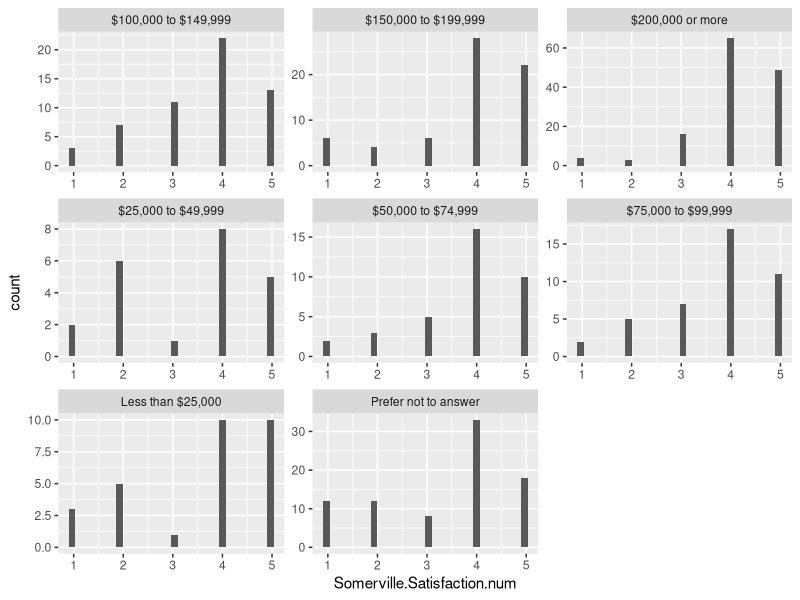
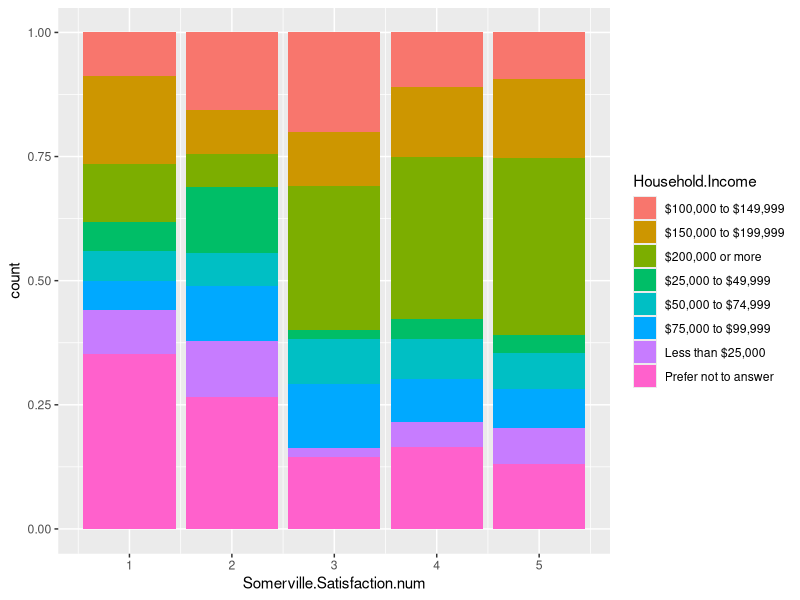
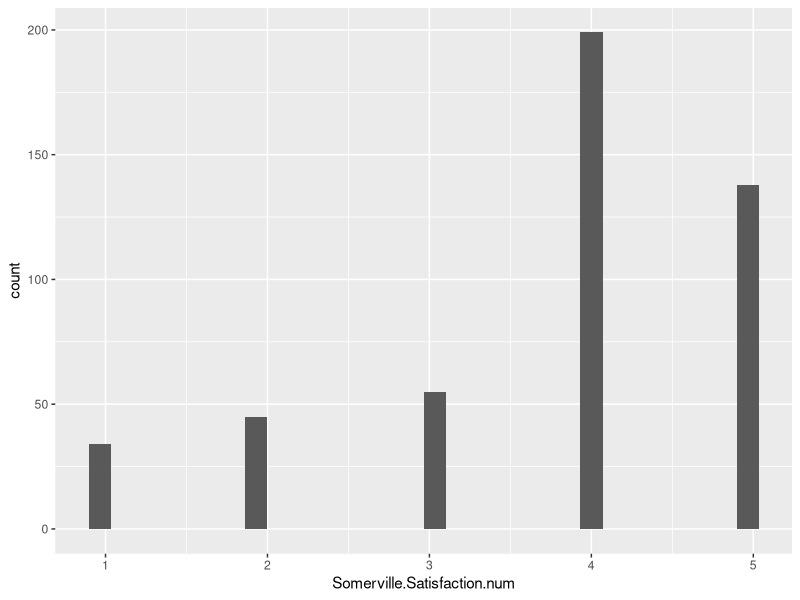
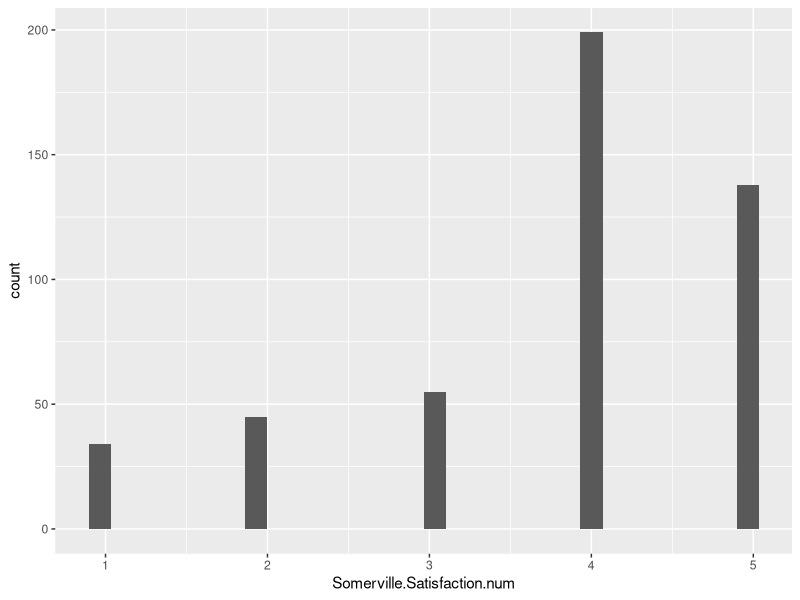
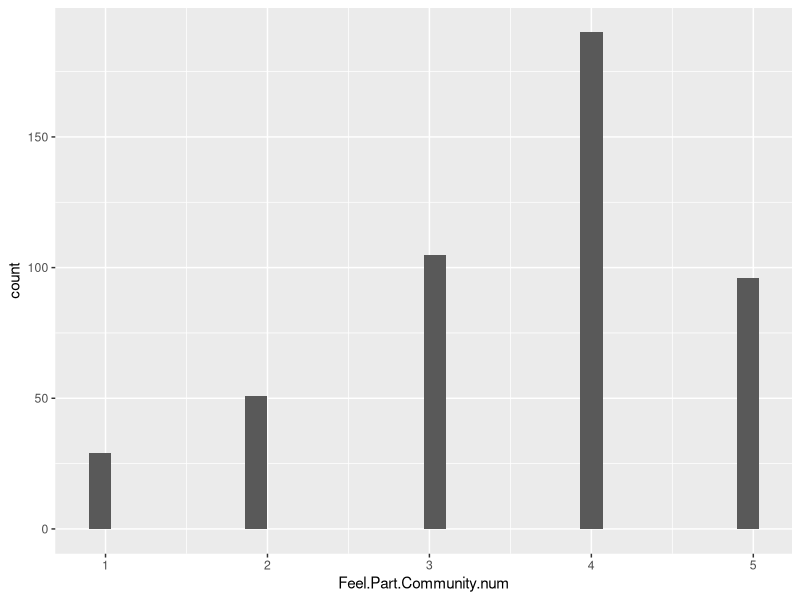

These charts were generated, in order, by the following R code:
## ---- chunk 1
library(tidyverse)
library(ggplot2)
library(knitr)
## ---- chunk 2
# the refined comes from the data tidying that was previously done, if you run the code you'll get the new csv on your computer
Somerville_data <- read.csv("refined_somerville.csv")
View(Somerville_data)
## ---- chunk 3
# I think we need to decide if we want to do happiness or satisfaction because in the data cleaning, we took out happiness and only left in satisfaction. 
Somerville_data |> filter(Year == 2025) |>
  ggplot(aes(x = Somerville.Satisfaction.num)) + facet_wrap(vars(Household.Income), scales = "free") + geom_histogram()
## ---- chunk 4
Somerville_data |> filter(Year == 2025) |>
  ggplot(aes(x = Somerville.Satisfaction.num, fill = Household.Income)) + geom_bar(position = "fill")
## ---- chunk 5
# we also don't have some of these variables
Somerville_data |> 
  select(ID, Gender, Age, Race.Ethnicity) |>
  kable()
## ---- chunk 6
#seeing total number of participants
Somerville_data |>
  summarize(count = n()) |>
  kable()
## ---- chunk 7
#just seeing number of people in each race because it will def affect analyses
Somerville_data |>
  group_by(Race.Ethnicity) |>
  summarize(raceCount = n()) |>
  kable()
## ---- chunk 8
# attempting to write a function- this is just normal code
Somerville_data |>
  group_by(Race.Ethnicity) |>
  summarize(medianEduSat = median(Education.Quality.Satisfaction.num))
## ---- chunk 9
#this one is weird bc the is.numeric is returning all of the numeric, even year, so I will try again, but idk if it will be right 
findingMedian <- function(data){
  data |>
  group_by(Race.Ethnicity) |>
  summarize(across(where(is.numeric), median))
}
## ---- chunk 10
findingMedian(Somerville_data)
## ---- chunk 11
#function pt 2
findingMedian2 <- function(data){
 data |>
  group_by(Race.Ethnicity) |>
  summarize(across(c(Education.Quality.Satisfaction.num, Housing.Condition.Satisfaction.num, Feel.Part.Community.num, Somerville.Satisfaction.num), median))
}
## ---- chunk 12
findingMedian2(Somerville_data)
## ---- chunk 13
Somerville_data |> 
  ggplot(aes(x = Somerville.Satisfaction.num)) + 
  geom_histogram()
## ---- chunk 14
#idk if this is right
histogramFunction <- function(data, col){
  data |> 
  ggplot(aes(x = {{col}})) + 
  geom_histogram()
}
## ---- chunk 15
histogramFunction(Somerville_data, Somerville.Satisfaction.num)
## ---- chunk 16
histogramFunction(Somerville_data, Feel.Part.Community.num)
